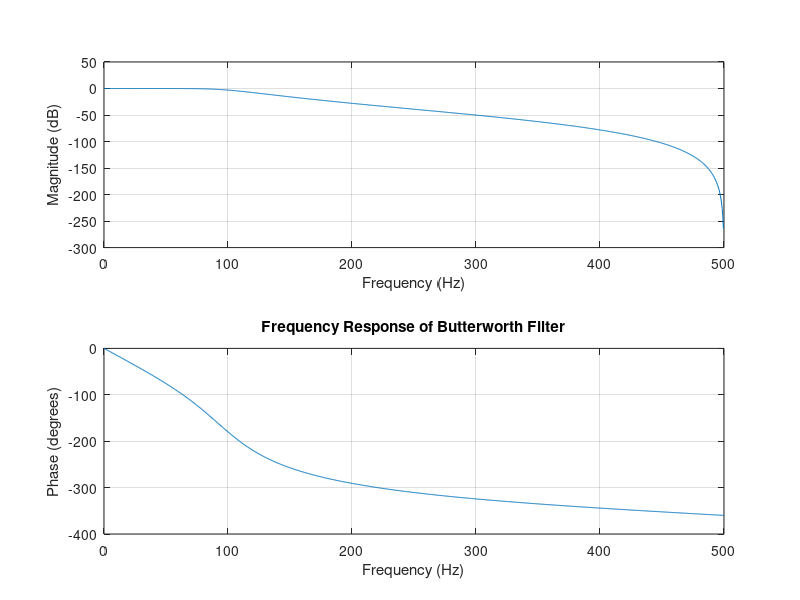

Reproduce this figure in MATLAB.
%{
Problem 19: Frequency Response
    •   Plot magnitude and phase response using freqz
    •   Interpret cutoff frequency
%}

clc;
clear;
close all;

Fs = 1000;

order = 4;

cutoff = 100/(Fs/2);

[b,a] = butter(order, cutoff);

figure;
freqz(b,a,1024,Fs)
title('Frequency Response of Butterworth Filter')
